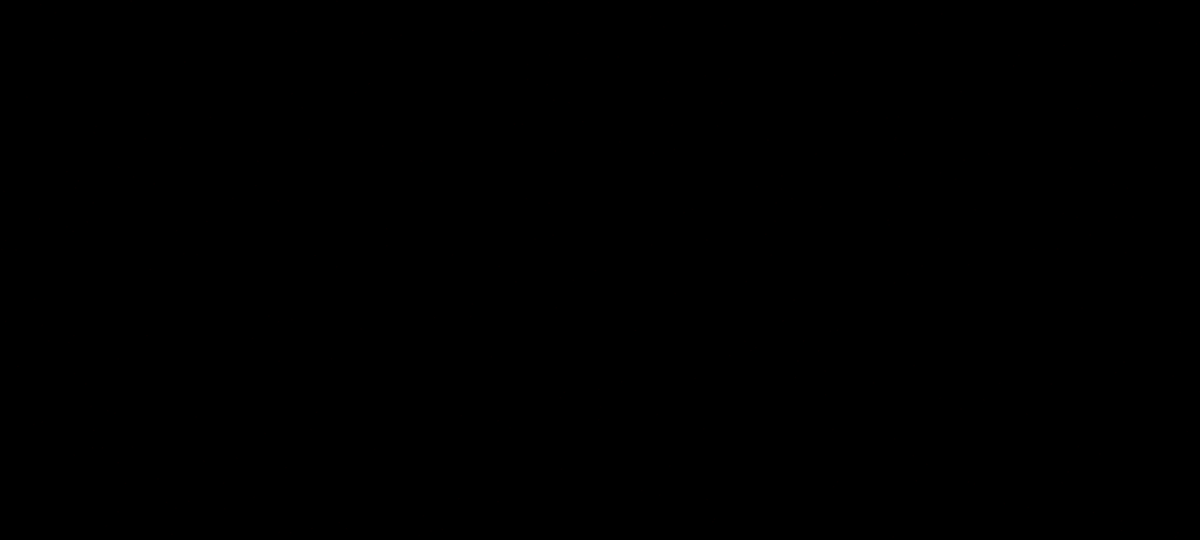
Frame 1 (no input)
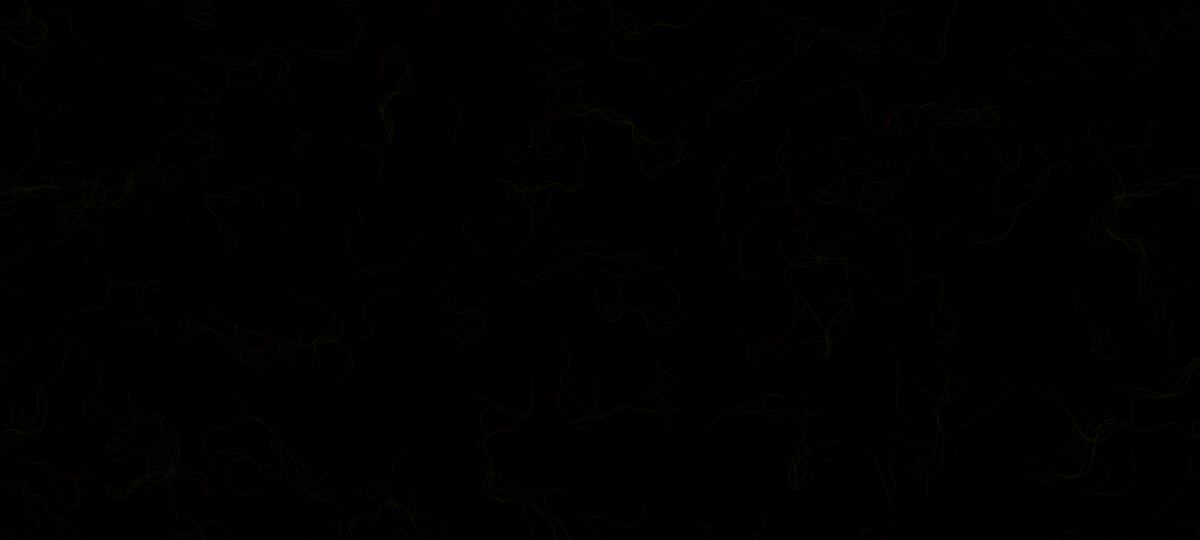
Frame 60 (no input)
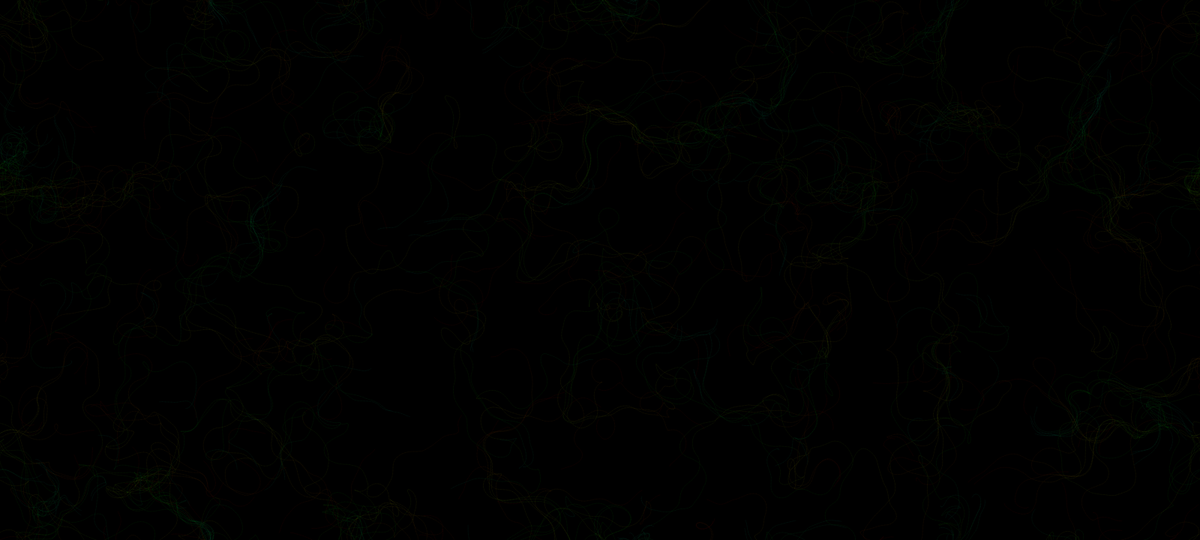
Frame 120 (the mouse pressed at the canvas centre since frame 60)

The p5.js sketch that drew these frames (run headless with seeded random() and noise() and a simulated clock; from frame 60 on, the mouse is pressed at the canvas centre):

// p5.js sketch
// ── sketch.js
var inc = 0.1;
var scl = 10;
var col,rows;
var z_off = 0;
var fr;
var particles = [];
var flowfield;

function setup()
{
    createCanvas(1600, 720);
    colorMode(HSB, 255)
    col = floor(width / scl);
    rows = floor(height / scl);
    fr = createP('');
    flowfield = new Array(col * rows);

    for(var i=0; i < 300; i++)
    {
        particles[i] = new Particle();
    }
    background(0);
}       

function draw()
{
    var y_off = 0;

    fr.html('frame rate = '+ floor(frameRate()));

    for(var y=0; y<rows; y++)
    {
        var x_off = 0;
        for(var x=0; x<col; x++)
        {
            var index = x+y*col;
            var angle = noise(x_off,y_off,z_off) * TWO_PI * 4;
            var v = p5.Vector.fromAngle(angle);
            v.setMag(1);
            flowfield[index] = v;
            x_off += inc;
            stroke(0, 50);
        }
        y_off += inc;  
        z_off += 0.0003; 
    }
    for(var i=0; i < particles.length; i++)
    {
        particles[i].follow(flowfield);
        particles[i].update();
        particles[i].show();
        particles[i].edges();
    }
}
// ── partical.js
class Particle
{
    constructor()
    {
        this.pos = createVector(random(width),random(height));
        this.vel = createVector(0,0);
        this.acc = createVector(0,0);
        this.maxSpeed = 4;
        this.h = 0;
        this.prevPos = this.pos.copy();
    }

    update()
    {
        this.vel.add(this.acc);
        this.vel.limit(this.maxSpeed);
        this.pos.add(this.vel);
        this.acc.mult(0);
    }
    
    follow(vectors)
    {
        var x = floor(this.pos.x / scl);
        var y = floor(this.pos.y / scl);
        var index = x + y * col;
        var force = vectors[index];
        this.applyForce(force);
    }
    applyForce(force)
    {
        this.acc.add(force);
    }
    show()
    {
        stroke(this.h, 255, 255, 10);
        this.h = this.h + 1;
        if(this.h > 255)
        {
            this.h = 0;
        }
        strokeWeight(1);
        line(this.pos.x, this.pos.y, this.prevPos.x, this.prevPos.y);
        this.updatePrev();
    }
    updatePrev()
    {
        this.prevPos.x = this.pos.x;
        this.prevPos.y = this.pos.y;
    }
    edges()
    {
        if(this.pos.x > width)
        {
            this.pos.x = 0;
            this.updatePrev();
        }
        if(this.pos.x < 0)
        {
            this.pos.x = width;
            this.updatePrev();
        }
        if(this.pos.y > height)
        {
            this.pos.y = 0;
            this.updatePrev();
        }
        if(this.pos.y < 0)
        {
            this.pos.y = height;
            this.updatePrev();
        }   
    }
}
// ── styles.css
body { 
    background: #000000;
}

canvas{
    padding-left: 0;
    padding-right: 0;
    margin-left: auto;
    margin-right: auto;
    display: block;
    border: 1px;
    border-color: black;
}

h1{
    color: #ffffff;
    font-family: 'Courier New', Courier, monospace;
    margin-left: auto;
    margin-right: auto;
}

p{
    color: #ffffff;
    font-family: 'Courier New', Courier, monospace;
    padding-left: 25px;
}
